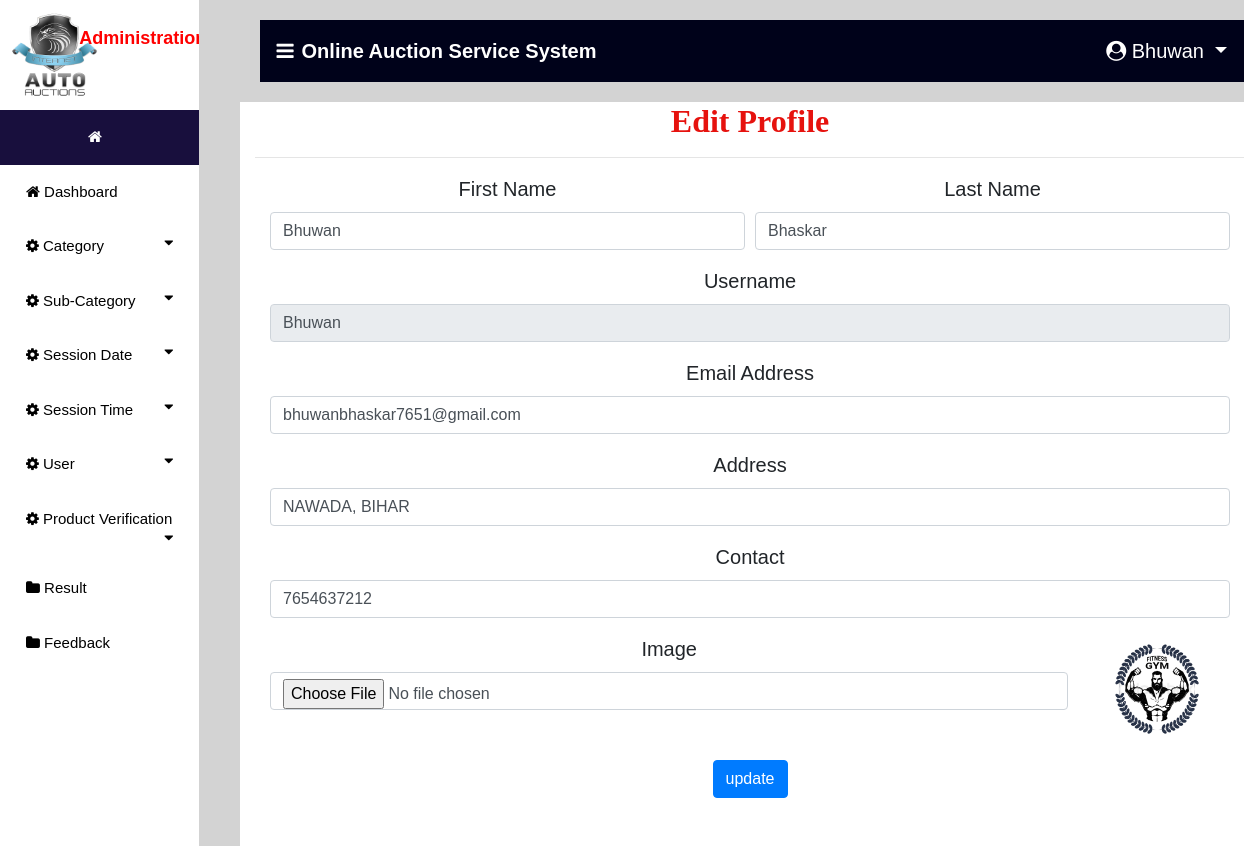
The page /edit_profile (signed in) on the database its author committed.
### auction/models.py (models this page shows, shortened)
class Bidder(models.Model):
    user = models.ForeignKey(User,on_delete=models.CASCADE,null=True)
    dob = models.DateField(null=True)
    address = models.CharField(max_length=100,null=True)
    contact = models.CharField(max_length=10,null=True)
    image = models.FileField(null=True)
    membership = models.ForeignKey(Member_fee,on_delete=models.CASCADE,null=True)

### auction/views.py (the view, shortened to what this page needs)
# urls.py: path('edit_profile',Edit_Profile,name="edit_profile"),
def Edit_Profile(request):
    if not request.user.is_authenticated:
        return redirect('login_user')
    new2 = new()
    count = 0
    if new2:
        count += 1
    user1 = User.objects.get(id=request.user.id)
    pro=""
    try:
        pro = Bidder.objects.get(user=user1)
        if pro:
            error="pat"
    except:
        pro = Auction_User.objects.get(user=user1)
    terror = False
    d = {'terror':terror,'pro':pro,'data':pro,'count':count,'new2':new2}
    return render(request, 'edit_profile.html',d)

### auction/views.py (called while the page is built)
def new():
    status = Status.objects.get(status="pending")
    new_pro = Product.objects.filter(status=status)
    return new_pro

### auction/templates/edit_profile.html (shortened to what this page needs)
{% extends 'navigation3.html' %}
{% block body1 %}
{% load static %}
<div class="container" style="background:white">
    <h2 style="font-weight:bold;font-family : 'Monotype Corsiva' ; color : #E6120E ;margin-top:2%" align="center">Edit Profile</h2><hr>
<div class="container-fluid" style="">
    <div class="row">
        <div class="col-md-12">
            <form method="post" action="" enctype="multipart/form-data">
    <div class="form-row">
    <div class="form-group col-md-6">
      <label for="inputEmail4">First Name</label>
      <input type="text" class="form-control" value="{{pro.user.first_name}}" name="fname" id="inputEmail4">
    </div>
    <div class="form-group col-md-6">
      <label for="inputPassword4">Last Name</label>
      <input type="text" class="form-control" name="lname" value="{{pro.user.last_name}}" id="inputPassword4">
    </div>
  </div>
    <div class="form-row">
    <div class="form-group col-md-12">
      <label for="inputEmail4">Username</label>
      <input type="text" class="form-control" name="uname" value="{{pro.user.username}}" id="inputEmail4" readonly>
    </div>
        <div class="form-group col-md-12">
      <label for="inputEmail4">Email Address</label>
      <input type="text" class="form-control" name="email" value="{{pro.user.email}}" id="inputEmail4">
    </div>
  </div>
<div class="form-row">
    <div class="form-group col-md-12">
      <label for="inputEmail4">Address</label>
      <input type="text" class="form-control" name="address" value="{{pro.address}}" id="inputEmail4">
    </div>
  </div>
 <div class="form-row">
    <div class="form-group col-md-12">
    <label for="exampleInputPassword1">Contact</label>
    <input type="text" class="form-control" id="exampleInputPassword1" value="{{pro.contact}}" name="contact">
  </div>
        </div>
<div class="form-row">
    <div class="form-group col-md-10">
    <label for="exampleInputPassword1">Image</label>
    <input type="file" class="form-control" id="exampleInputPassword1" name="image">
  </div>
    <div class="form-group col-md-2">
   <img src="{{pro.image.url}}" style="width:100px;height:110px">
  </div>
</div>
  <button type="submit" class="btn btn-primary" style="margin-bottom:5%">update</button>
</form>
        </div>
    </div>
</div>
</div>
{% endblock %}

### auction/templates/navigation3.html (shortened to what this page needs)
{% extends 'navigation2.html' %}
{% block body %}
<nav class="navbar navbar-expand-lg navbar-light" style="margin-left:2%;margin-top:2%;width:99%;background-color:#00021a">
  <a class="navbar-brand" href="#" style="color:white;font-weight:bold"><i class="fa fa-bars" style="margin-right:8px"></i>Online Auction Service System</a>
  <div class="collapse navbar-collapse nav justify-content-end" id="navbarNavDropdown">
      <li class="nav-item dropdown" style="margin-right:3%;color:white">
        <a class="nav-link dropdown-toggle" style="color:white;margin-left:5%" href="#" id="navbarDropdown" role="button" data-toggle="dropdown" aria-haspopup="true" aria-expanded="false">
          <i class="fa fa-user-circle"></i> {{request.user.username}}
        </a>
      </li>
  </div>
 </nav>
{% block body1 %}
{% endblock %}
{% endblock %}

### auction/templates/navigation2.html (style rules this page uses)
body { font-family: "Lato", sans-serif; }
body { margin:0;font-family:Arial }
.dropdown { float:right; }

### rows shown on the page
Bidder: fname "Bhuwan", lname "Bhaskar", uname "Bhuwan", email "bhuwanbhaskar7651@gmail.com", address "NAWADA, BIHAR", contact "7654637212", image (picture)

### other values the page prints
{{ request.user.username }} "Bhuwan"
